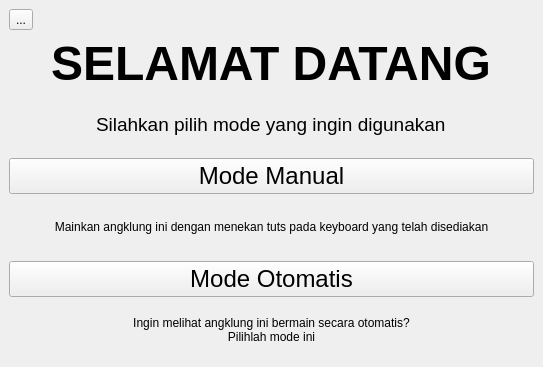
<?xml version="1.0" encoding="UTF-8"?>
<ui version="4.0">
 <class>MainWindow</class>
 <widget class="QMainWindow" name="MainWindow">
  <property name="geometry">
   <rect>
    <x>0</x>
    <y>0</y>
    <width>543</width>
    <height>367</height>
   </rect>
  </property>
  <property name="windowTitle">
   <string>MainWindow</string>
  </property>
  <widget class="QWidget" name="centralwidget">
   <property name="enabled">
    <bool>true</bool>
   </property>
   <layout class="QVBoxLayout" name="verticalLayout_2">
    <item>
     <widget class="QToolButton" name="settingsButton">
      <property name="text">
       <string>...</string>
      </property>
     </widget>
    </item>
    <item alignment="Qt::AlignHCenter">
     <widget class="QLabel" name="welcomeText">
      <property name="font">
       <font>
        <pointsize>36</pointsize>
        <weight>75</weight>
        <bold>true</bold>
       </font>
      </property>
      <property name="text">
       <string>SELAMAT DATANG</string>
      </property>
     </widget>
    </item>
    <item alignment="Qt::AlignHCenter">
     <widget class="QLabel" name="instructionText">
      <property name="font">
       <font>
        <pointsize>14</pointsize>
       </font>
      </property>
      <property name="text">
       <string>Silahkan pilih mode yang ingin digunakan</string>
      </property>
     </widget>
    </item>
    <item>
     <widget class="QPushButton" name="modeManual">
      <property name="font">
       <font>
        <pointsize>18</pointsize>
       </font>
      </property>
      <property name="text">
       <string>Mode Manual</string>
      </property>
     </widget>
    </item>
    <item>
     <widget class="QLabel" name="manualText">
      <property name="text">
       <string>&lt;html&gt;&lt;head/&gt;&lt;body&gt;&lt;p align=&quot;center&quot;&gt;Mainkan angklung ini dengan menekan tuts pada keyboard yang telah disediakan&lt;/p&gt;&lt;/body&gt;&lt;/html&gt;</string>
      </property>
     </widget>
    </item>
    <item>
     <widget class="QPushButton" name="modeOtomatis">
      <property name="font">
       <font>
        <pointsize>18</pointsize>
       </font>
      </property>
      <property name="text">
       <string>Mode Otomatis</string>
      </property>
     </widget>
    </item>
    <item>
     <widget class="QLabel" name="otomatisText">
      <property name="text">
       <string>&lt;html&gt;&lt;head/&gt;&lt;body&gt;&lt;p align=&quot;center&quot;&gt;Ingin melihat angklung ini bermain secara otomatis? &lt;br/&gt;Pilihlah mode ini&lt;/p&gt;&lt;/body&gt;&lt;/html&gt;</string>
      </property>
     </widget>
    </item>
   </layout>
  </widget>
 </widget>
 <resources/>
 <connections/>
</ui>
